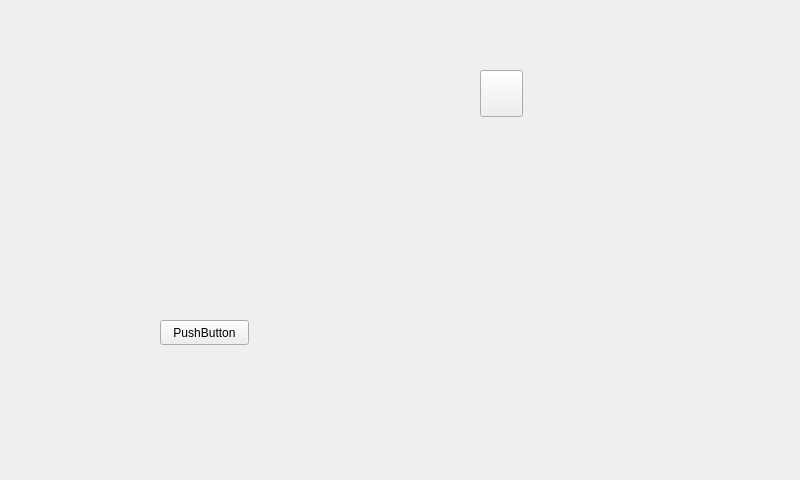
<?xml version="1.0" encoding="UTF-8"?>
<ui version="4.0">
 <class>digitButton</class>
 <widget class="QWidget" name="digitButton">
  <property name="geometry">
   <rect>
    <x>0</x>
    <y>0</y>
    <width>800</width>
    <height>480</height>
   </rect>
  </property>
  <property name="windowTitle">
   <string>Form</string>
  </property>
  <widget class="QPushButton" name="pushButton">
   <property name="geometry">
    <rect>
     <x>160</x>
     <y>320</y>
     <width>89</width>
     <height>25</height>
    </rect>
   </property>
   <property name="text">
    <string>PushButton</string>
   </property>
  </widget>
  <widget class="QPushButton" name="pushButton_2">
   <property name="geometry">
    <rect>
     <x>480</x>
     <y>70</y>
     <width>43</width>
     <height>47</height>
    </rect>
   </property>
   <property name="minimumSize">
    <size>
     <width>43</width>
     <height>47</height>
    </size>
   </property>
   <property name="sizeIncrement">
    <size>
     <width>43</width>
     <height>47</height>
    </size>
   </property>
   <property name="styleSheet">
    <string notr="true">border-image: url(:/pictures/keyboard/back.png);</string>
   </property>
   <property name="text">
    <string/>
   </property>
  </widget>
 </widget>
 <resources/>
 <connections/>
</ui>
